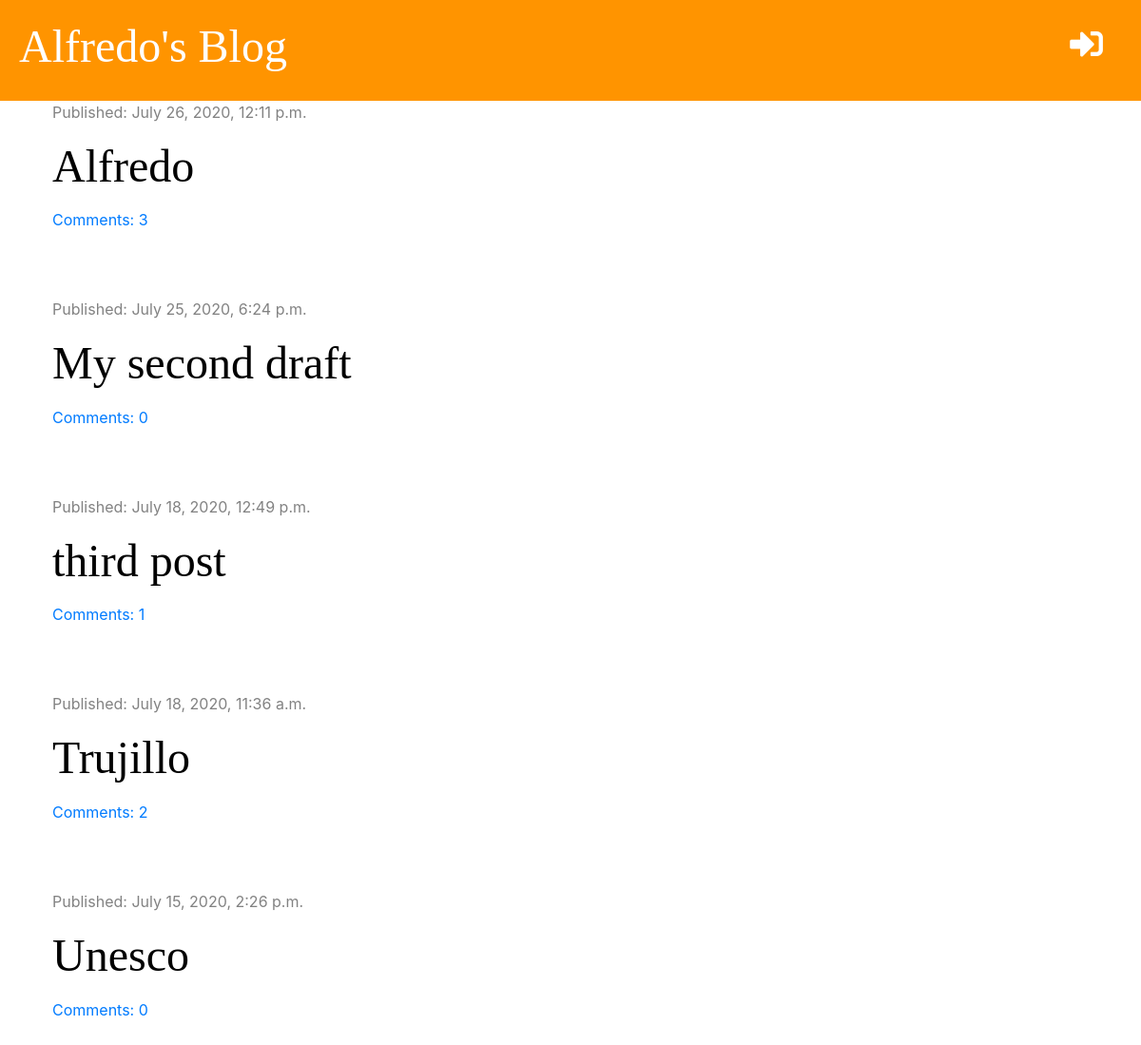
The app's page /, older data.
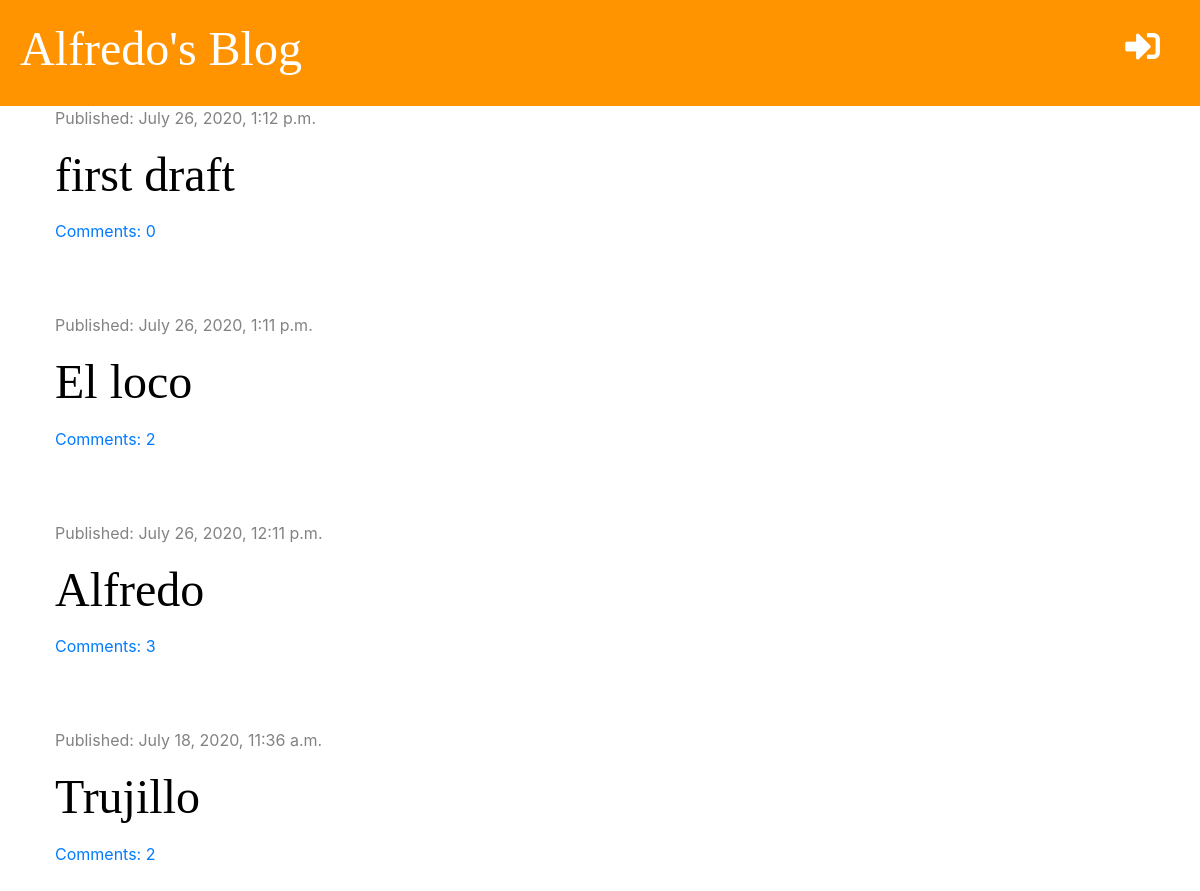
The same page, newer data.
### blog/models.py (models this page shows, shortened)
class Post(models.Model):
    author = models.ForeignKey('auth.User', on_delete=models.CASCADE)
    title = models.CharField(max_length=200)
    text = models.TextField()
    created_date = models.DateTimeField(default= timezone.now)
    published_date = models.DateTimeField(blank=True, null=True)
    def approved_comments(self):
        return self.comments.filter(approved=True)

### blog/views.py (the view)
# urls.py: path('', views.post_list, name='post_list'),
def post_list(request):
    posts = Post.objects.filter(published_date__lte=timezone.now()).order_by('-published_date')
    stuff_for_frontend = {'posts': posts}
    return render(request, 'blog/post_list.html', stuff_for_frontend)

### blog/templatetags/markdownify.py (called while the page is built)
@register.filter
def markdown(value):
    renderer = HighlightRenderer()
    markdown = mistune.Markdown(renderer=renderer)
    return markdown(value)

### blog/templates/blog/post_list.html (shortened to what this page needs)
{% extends 'blog/base.html' %}
{% load markdownify %}
{% block content %}
    {% for post in posts %}
        <div class="post">
            <div class="date">
                <p>Published: {{ post.published_date }}</p>
            </div>
            <h1><a href="{% url 'post_detail' pk=post.pk %}">{{ post.title }}</a></h1>
            <a href="{% url 'post_detail' pk=post.pk %}">Comments: {{ post.approved_comments.count }}</a>
        </div>
    {% endfor %}
{% endblock %}

### blog/templates/blog/base.html (shortened to what this page needs)
{% load static %}
<!DOCTYPE html>
<html lang="en">
<head>
    <link rel="stylesheet" href="https://stackpath.bootstrapcdn.com/bootstrap/4.5.0/css/bootstrap.min.css">
    <link rel="stylesheet" href="{% static 'blog.css' %}">
    <link rel="stylesheet" href="https://use.fontawesome.com/releases/v5.0.6/css/all.css">
    <link rel="stylesheet" href="{% static 'zenburn.css' %}">
</head>
<body>
<div class="page-header">
    {% if user.is_authenticated %}
        <a href="{% url 'logout' %}" class="top-menu"><i class="fas fa-sign-out-alt"></i></a>
        <a href="{% url 'post_draft_list' %}" class="top-menu"><i class="fab fa-firstdraft"></i></a>
        <a href="{% url 'post_new' %}" class="top-menu"><i class="fas fa-plus-circle"></i></a>
        <p class="top-menu">Hello, {{ user.username }}</p>
    {% else %}
        <a href="{% url 'login' %}" class="top-menu"><i class="fas fa-sign-in-alt"></i></a>
    {% endif %}
    <h1><a href="{% url 'post_list' %}">Alfredo's Blog</a></h1>
</div>
<div class="content container">
    <div class="row">
        <div class="col-md-8">
            {% block content %}
            {% endblock %}
        </div>
    </div>
</div>
</body>
</html>

### blog/static/blog.css (style rules this page uses)
.page-header { background-color: #ff9400; margin-top: 0; padding: 20px 20px 20px 20px; }
.page-header h1, .page-header h1 a { color: #ffffff; font-size: 36pt; text-decoration: none; }
.content { margin-left: 40px; }
h1, h2, h3, h4 { font-family: 'Tangerine', 'Inconsolata', 'Droid Sans', serif; font-size: 48px; }
.date { color: #828282; }
.post { margin-bottom: 70px; }
.post h1 a { color: #000000; }
.top-menu, .top-menu:hover { color: #ffffff; float: right; font-size: 26pt; margin-right: 20px; }

Row changes from the older to the newer data that the page shows:
removed Post: published_date "July 25, 2020, 6:24 p.m.", title "My second draft", approved_comments.count "0"
removed Post: published_date "July 18, 2020, 12:49 p.m.", title "third post", approved_comments.count "1"
removed Post: published_date "July 15, 2020, 2:26 p.m.", title "Unesco", approved_comments.count "0"
now on this page (row edited): Post: published_date "July 26, 2020, 1:12 p.m.", title "first draft", approved_comments.count "0"
added Post: published_date "July 26, 2020, 1:11 p.m.", title "El loco", approved_comments.count "2"
